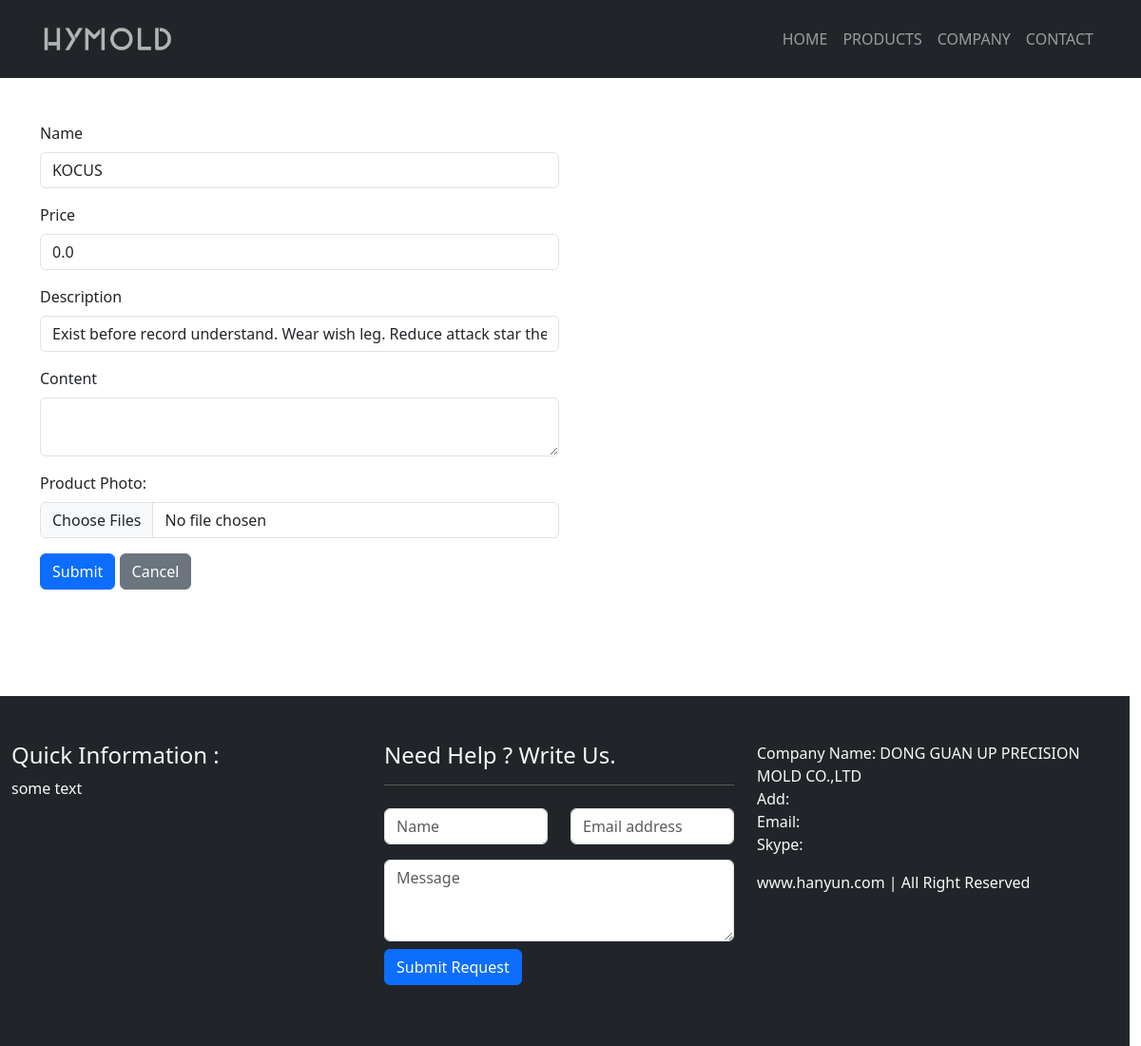
Page /edit_product/1 on the earlier database version.
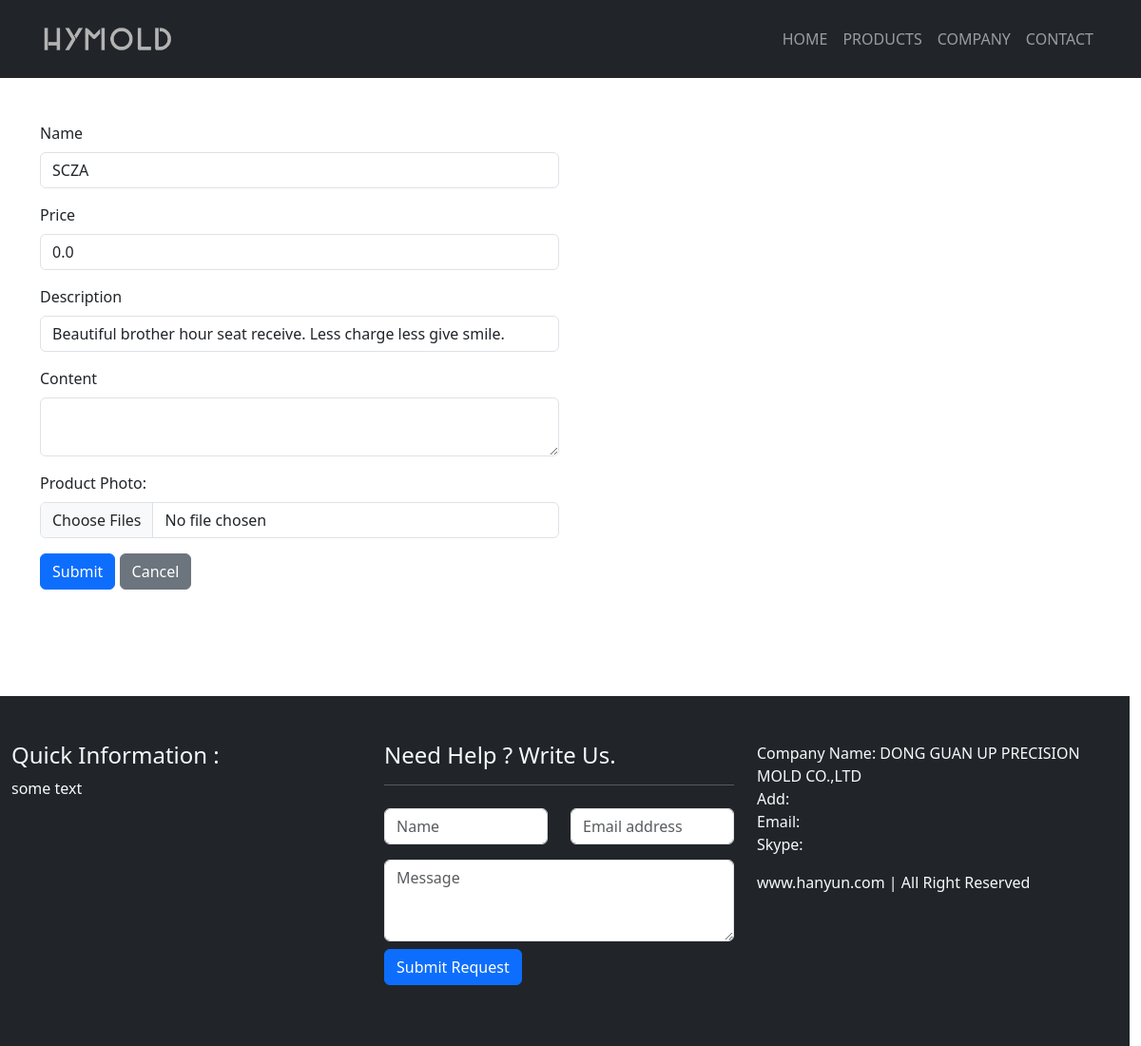
Same page on the later database version.
### app.py (models this page shows)
class Product(db.Model):
    __tablename__ = 'product'
    id = db.Column(db.Integer, primary_key=True)
    name = db.Column(db.String(20))
    price = db.Column(db.Float)
    description = db.Column(db.String(200))
    content = db.Column(db.Text())
    timestamp = db.Column(db.DateTime, nullable=False, default=datetime.now, index=True)
    clicks = db.Column(db.Integer)

### app.py (the view, shortened to what this page needs)
@app.route('/edit_product/<int:product_id>', methods=['GET', 'POST'])  # 编辑产品
def edit_product(product_id):
    form = EditProductForm()
    product = Product.query.get_or_404(product_id)
    form.name.data = product.name
    form.price.data = product.price
    form.description.data = product.description
    form.content.data = product.content
    return render_template('edit_product.html', form=form, product=product)

### app.py
class EditProductForm(FlaskForm):
    name = StringField('Name', validators=[DataRequired(), Length(1, 20)])
    price = StringField('Price', validators=[DataRequired(), Length(1, 20)])
    description = StringField('Description', validators=[DataRequired()])
    content = CKEditorField('Content')
    photos = FileField('Product Photo:', validators=[FileAllowed(['jpg', 'png', 'gif'], '只能上传图片')])
    submit = SubmitField('Submit')
    cancel = SubmitField('Cancel')

### app.py (called while the page is built)
@app.context_processor
def make_template_context():
    return dict(
        products=Product.query.order_by(Product.id.asc()).all(),
        about=About.query.order_by(About.timestamp.desc()).first(),
        advantages=Advantage.query.order_by(Advantage.id.asc()).all()
    )

### templates/edit_product.html (shortened to what this page needs)
{% extends 'base.html' %}
{% block head %}
    {{ super() }}
{% endblock %}
{% block content %}
    <div class="section bg-white py-5 custom-container">
        <div class="container">
            <div class="row">
                <div class="col-md-6">
                    <form method="POST" enctype="multipart/form-data" class="form">
                        <div class="mb-3">
                            {{ form.name.label(class="form-label") }}
                            {{ form.name(class="form-control") }}
                        </div>
                        <div class="mb-3">
                            {{ form.price.label(class="form-label") }}
                            {{ form.price(class="form-control") }}
                        </div>
                        <div class="mb-3">
                            {{ form.description.label(class="form-label") }}
                            {{ form.description(class="form-control") }}
                        </div>
                        <div class="mb-3">
                            {{ form.content.label(class="form-label") }}
                            {{ form.content(class="form-control") }}
                        </div>
                        <div class="mb-3">
                            {{ form.photos.label(class="form-label") }}
                            {{ form.photos(class="form-control", multiple=True, onchange="validateFiles(this)") }}
                        </div>
                        <div class="mb-3">
                            {{ form.submit(class="btn btn-primary btn-md") }}
                            {{ form.cancel(class="btn btn-secondary btn-md") }}
                        </div>
                    </form>
                </div>
            </div>
        </div>
    </div>
{% endblock %}

Differences in the rows shown:
changed Product: name "KOCUS" → "SCZA"; description "Exist before record understand. Wear wish leg. Reduce attack star the." → "Beautiful brother hour seat receive. Less charge less give smile."
